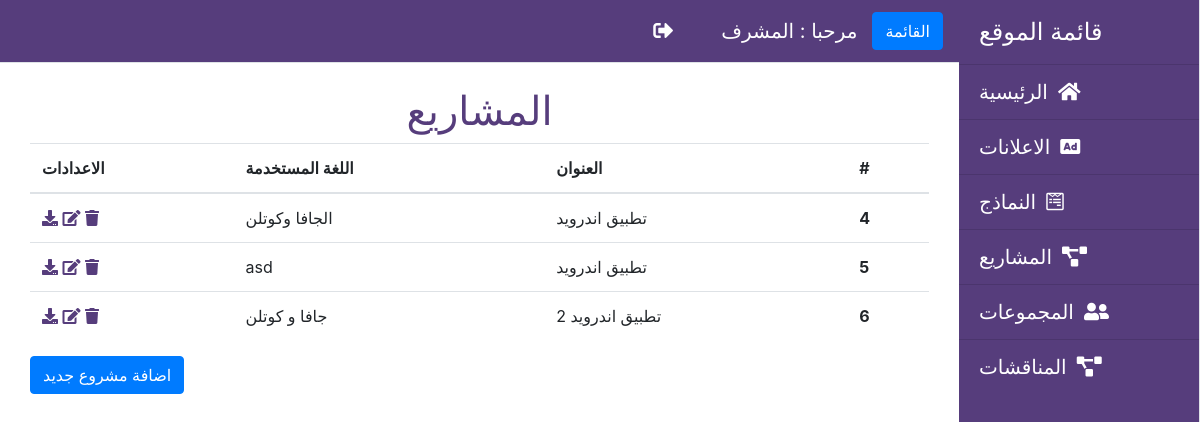
Page /admin/projects/projects.php (signed in) on the committed database.
### tables this page shows
CREATE TABLE `projects` (
  `id` int(11) NOT NULL,
  `name` varchar(255) NOT NULL,
  `submitter` int(11) NOT NULL,
  `discreption` text NOT NULL,
  `pr_type` varchar(255) NOT NULL,
  `teacher` varchar(255) NOT NULL DEFAULT '[]',
  `discussion` int(11) NOT NULL,
  `file_name` varchar(255) NOT NULL,
  `approved` tinyint(1) NOT NULL DEFAULT '0'
);

### admin/projects/projects.php (the view, shortened to what this page needs)
<?php
require "../../includes/head.php";
if ((isset($_SESSION['uname']) && isset($_SESSION['token']))) {
  if ($_SESSION['level'] == 1) {
    $sql = "SELECT * FROM projects";
    $res = $con->query($sql);
    $projects = $res->fetch_all(MYSQLI_ASSOC);
    ?>
    <div id="page-content-wrapper  Sidebar_r" style="width: 100%;">
      <?php
      require "../../includes/nav.php";
      ?>
      <div class="container-fluid">
        <div class="container">
          <?php
          if (sizeof($projects) > 0) {
            ?>
            <h1 class="mt-4 text-center"> المشاريع</h1>
            <table class="table table-hover">
              <thead>
                <tr>
                  <th scope="col">#</th>
                  <th scope="col">العنوان</th>
                  <th scope="col">اللغة المستخدمة</th>
                  <th scope="col">الاعدادات</th>
                </tr>
              </thead>
              <tbody>
                <?php
                foreach ($projects as $project) { ?>
                  <tr>
                    <th scope="row"><?php echo $project['id']; ?></th>
                    <td> <?php echo $project['name']; ?> </td>
                    <td> <?php echo $project['pr_type']; ?></td>
                    <td> <a href="delete_project.php?pid=<?php echo $project['id']; ?>" id="delete" class="delete-post-link"> <i class="fa fa-trash" aria-hidden="true"></i>
                      </a>
                      <a href="updateProjects.php?pid=<?php echo $project['id']; ?>">
                        <i class="fa fa-edit" aria-hidden="true"></i></a>
                      <a href="<?php echo $_SERVER['HTTP_HOST'] . '/uploads/projects/' . $project['file_name']; ?>" download>
                    <i class="fa fa-download" aria-hidden="true"></i></a>
                      </td>
                  </tr>
                <?php } ?>
              </tbody>
            </table>
            <a class="btn btn-primary" href="addProject.php">اضافة مشروع جديد</a>
          </div>
        <?php } else { ?>
          <h1 class="mt-4 text-center"> لا يوجد مشاريع</h1>
        <?php } ?>
      </div>
      <?php
      require "../../includes/c_footer.php";
    }
  } else {
    header('Location: ' . "../login.php");
  }
  ?>

### css/simple-sidebar.css (style rules this page uses)
body { overflow-x: hidden; }

### includes/head.php (style rules this page uses)
h1 { color: #563d7c !important; }
i { color: #563d7c !important; }

### rows in the picture
projects: id "4", name "تطبيق اندرويد", pr_type "الجافا وكوتلن"
projects: id "5", name "تطبيق اندرويد", pr_type "asd"
projects: id "6", name "تطبيق اندرويد 2", pr_type "جافا و كوتلن"

### other values in the picture
$_SESSION['uname'] "المشرف"
